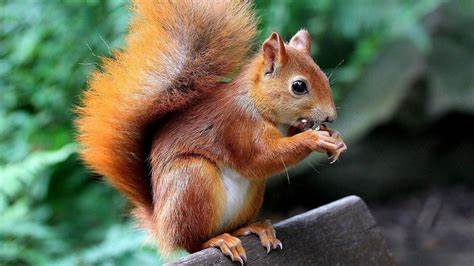
//> input picture images/squirrel.jpg, 474 x 266 px
$ ./19_matchTemplate   (built with g++ and OpenCV 4)
//> lines starting //> are read from the running program, lines starting //| are printed output that depends on the picture; after the words box and inside, x2 and y2 are one past the last pixel; in counts of white or black regions, pixels touching at a corner belong together
//https://blog.csdn.net/Cream_Cicilian/article/details/105543434

#include <opencv2/opencv.hpp>
#include <opencv2/highgui/highgui_c.h>
#include <iostream>

using namespace std;


cv::Mat getImage(const string& path="../../../images/squirrel.jpg"){
//> called with path = "../../../images/squirrel.jpg"
    cv::Mat src = cv::imread(path);
//> src is the input picture: 266 rows x 474 cols, CV_8UC3; mean B, G, R 79.7, 102, 99.4
    CV_Assert(src.depth() == CV_8U);
    if(src.empty()){
        printf("could not find the image!\n");
        exit(0);
    }
    return src;
}


/**
 *  模板匹配就是在整个图像区域发现与给定子图像匹配的小块区域。
 *  所以模板匹配首先需要一个模板图像T（给定的子图像）
 *  另外需要一个待检测的图像-源图像S
 *  工作方法，在带检测图像上，从左到右，从上向下计算模板图像与重叠子图像的匹配度，匹配程度越大，两者相同的可能性越大。
 *
 * cv::matchTemplate(
 *      InputArray image,           // 源图像，必须是8-bit或者32-bit浮点数图像
 *      InputArray templ,           // 模板图像，类型与输入图像一致
 *      OutputArray result,         // 输出结果，必须是单通道32位浮点数，假设源图像WxH,模板图像wxh, 则结果必须为W-w+1, H-h+1的大小
 *      int method,                 // 使用的匹配方法
 *      InputArray mask=noArray()   // (optional)
 * )
 */
void matchTemplate(){
    auto src = getImage();
    auto templ_image = getImage("../../../images/squirrel_template.jpg");
//> call 2 of getImage, with path = "../../../images/squirrel_template.jpg"
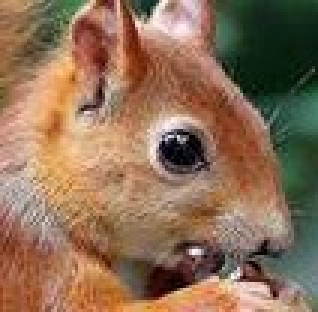
//> input picture images/squirrel_template.jpg, 106 x 104 px (shown 3 times larger)
//> in getImage, src is the input picture: 104 rows x 106 cols, CV_8UC3; mean B, G, R 86.2, 110.9, 141.3
    cv::Mat dst;

    //返回图像 必须是单通道32位浮点数，假设源图像WxH,模板图像wxh, 则结果必须为W-w+1, H-h+1的大小
    int width  = src.cols - templ_image.cols + 1;
//> width = 369
    int height = src.rows - templ_image.rows + 1;
//> height = 163
    cv::Mat templ = cv::Mat(width, height, CV_32FC1);


    //匹配模式
    //TM_SQDIFF TM_SQDIFF_NORMED TM_CCORR TM_CCORR_NORMED TM_CCOEFF TM_CCOEFF_NORMED
    auto match_method = cv::TemplateMatchModes::TM_SQDIFF;
    cv::matchTemplate(src, templ_image, templ, match_method, cv::Mat());
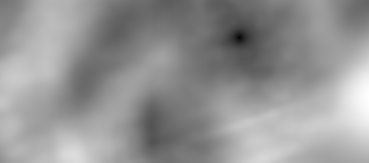
//> templ: 163 rows x 369 cols, CV_32FC1; min 561768, max 379287200, mean 221364128; drawn with min black and max white
    cv::normalize(templ, templ, 0, 1, cv::NormTypes::NORM_MINMAX, -1, cv::Mat());

    cv::Point  minLoc, maxLoc, tempLoc;
    double min, max;
    src.copyTo(dst);

    //找到模板在原图中坐标
    cv::minMaxLoc(templ, &min, &max, &minLoc, &maxLoc, cv::Mat());
//> min = 0; max = 1; minLoc = Point(239, 37); maxLoc = Point(368, 96)
    if (match_method == cv::TemplateMatchModes::TM_SQDIFF || match_method == cv::TemplateMatchModes::TM_SQDIFF_NORMED) {
        tempLoc = minLoc;
//> tempLoc = Point(239, 37)
    }
    else {
        tempLoc = maxLoc;
    }

    //绘制矩形,xy坐标是计算出来的,wh是模板图片宽高
    cv::rectangle(dst, cv::Rect(tempLoc.x, tempLoc.y, templ_image.cols, templ_image.rows),
                    {0, 0, 255}, 2, cv::LineTypes::LINE_8);
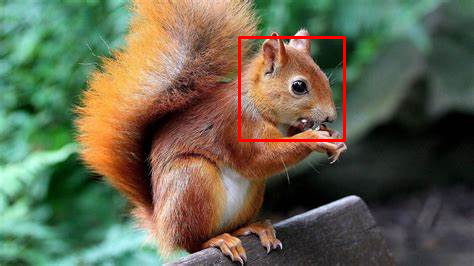
//> dst: 266 rows x 474 cols, CV_8UC3; 0.99% of pixels changed, all inside (x1, y1, x2, y2) = (238, 36, 346, 142)
    cv::rectangle(templ, cv::Rect(tempLoc.x, tempLoc.y, templ_image.cols, templ_image.rows),
                    {0, 0, 255}, 2, cv::LineTypes::LINE_8);
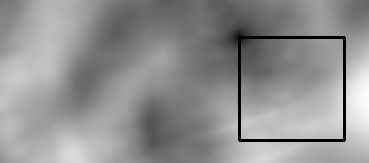
//> templ: 163 rows x 369 cols, CV_32FC1; min 0, max 1, mean 0.57

    cv::imshow("template", templ);
    cv::imshow("match",    dst);
}


int main(){
    matchTemplate();
    cv::waitKey(0);
    return 0;
}
